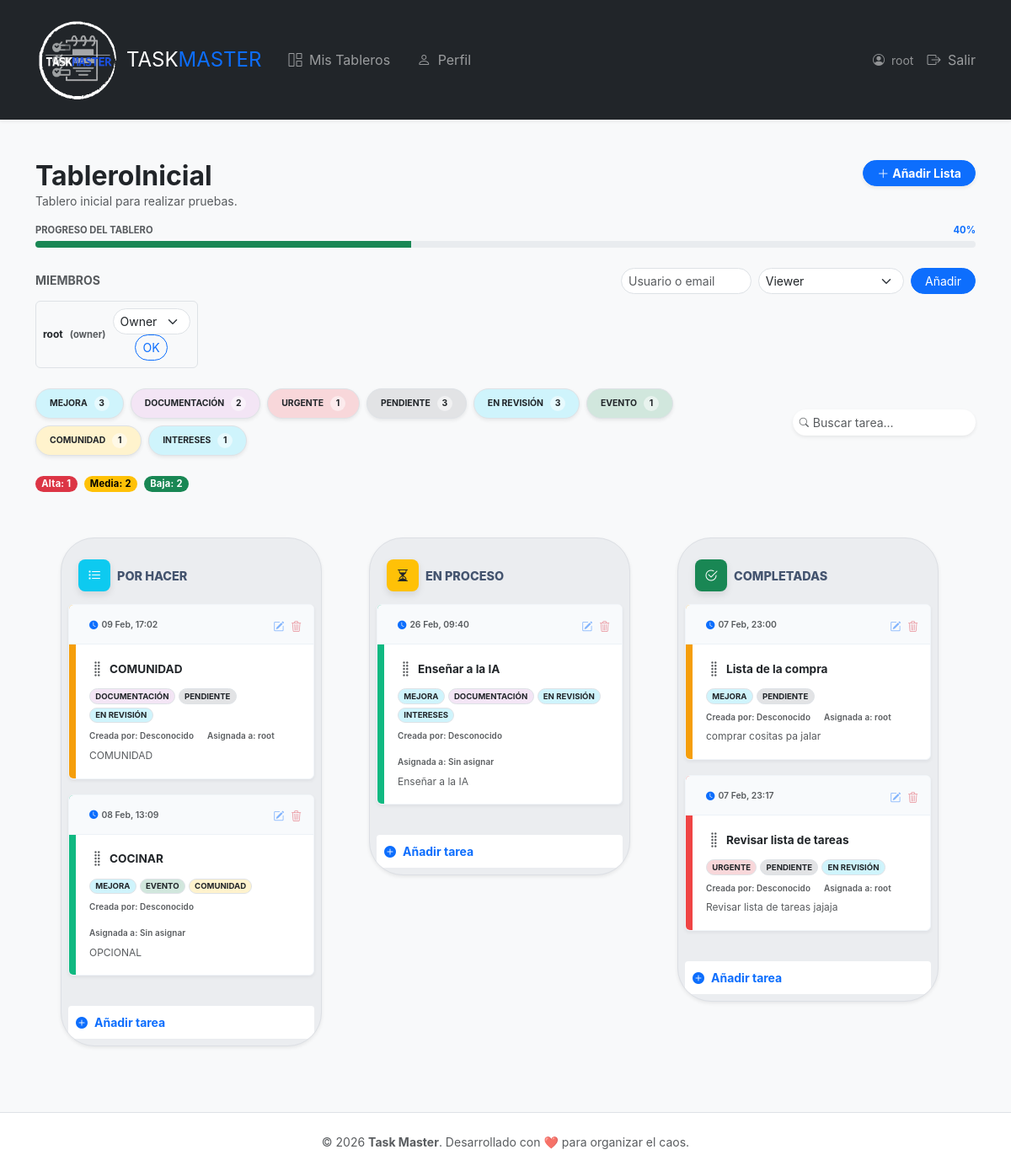
Before: /boards/1/ (signed in) with the older database file.
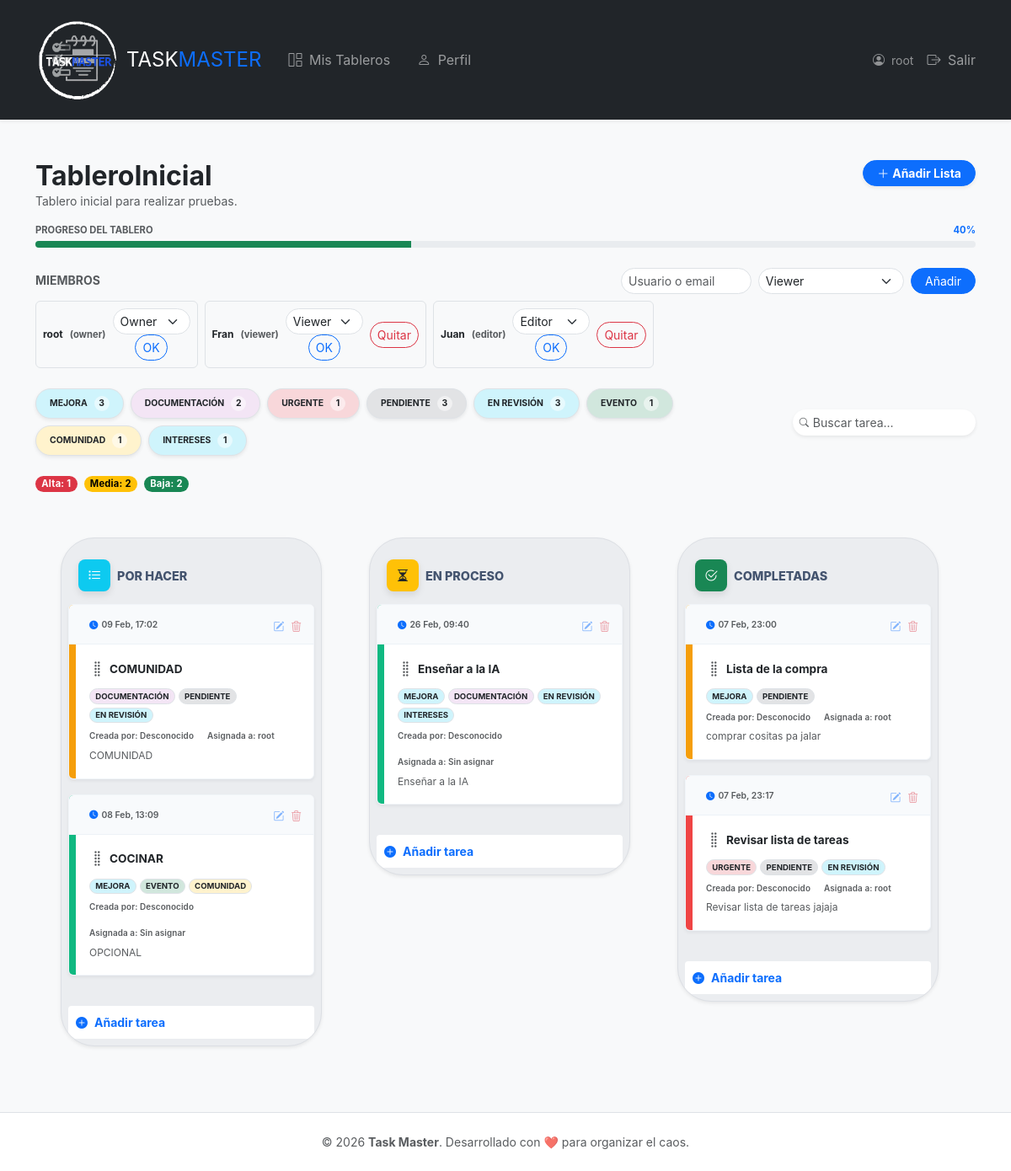
After: the same page with the newer database file.
### boards/models.py (models this page shows, shortened)
class BoardMembership(models.Model):
    ROLE_CHOICES = [
        ("owner", "Owner"),
        ("editor", "Editor"),
        ("viewer", "Viewer"),
    ]
    board = models.ForeignKey(Board, on_delete=models.CASCADE, related_name="memberships")
    user = models.ForeignKey(User, on_delete=models.CASCADE, related_name="board_memberships")
    role = models.CharField(max_length=10, choices=ROLE_CHOICES, default="viewer")
    created_at = models.DateTimeField(auto_now_add=True)
    class Meta:
        unique_together = ("board", "user")

class Tag(models.Model):
    COLOR_CHOICES = [
        ("#d1e7dd", "Verde"),
        ("#f8d7da", "Rojo"),
        ("#fff3cd", "Amarillo"),
        ("#cff4fc", "Azul"),
        ("#e2e3e5", "Gris"),
        ("#f3e5f5", "Morado"),
    ]
    name = models.CharField(max_length=50)
    color = models.CharField(max_length=7, choices=COLOR_CHOICES, default="#cff4fc")

class TaskList(models.Model):
    board = models.ForeignKey(Board, on_delete=models.CASCADE, related_name="lists")
    title = models.CharField(max_length=100)
    position = models.PositiveIntegerField(default=0)  # Para el orden visual
    class Meta:
        ordering = ["position"]

class Task(models.Model):
    PRIORITY_CHOICES = [
        ("low", "Baja"),
        ("medium", "Media"),
        ("high", "Alta"),
    ]
    task_list = models.ForeignKey(
        TaskList, on_delete=models.CASCADE, related_name="tasks"
    )
    title = models.CharField(max_length=200)
    description = models.TextField(blank=True)
    assigned_to = models.ForeignKey(
        User,
        on_delete=models.SET_NULL,
        null=True,
        blank=True,
        related_name="assigned_tasks",
    )
    created_by = models.ForeignKey(
        User,
        on_delete=models.SET_NULL,
        null=True,
        blank=True,
        related_name="created_tasks",
    )
    priority = models.CharField(
        max_length=10, choices=PRIORITY_CHOICES, default="medium"
    )
    due_date = models.DateTimeField(null=True, blank=True)
    position = models.PositiveIntegerField(default=0)
    created_at = models.DateTimeField(auto_now_add=True)
    tags = models.ManyToManyField(Tag, blank=True, related_name="tasks")
    class Meta:
        ordering = ["position"]

### boards/views.py (the view)
# urls.py: path("<int:pk>/", views.BoardDetailView.as_view(), name="board_detail"),
class BoardDetailView(LoginRequiredMixin, DetailView):
    model = Board
    template_name = "boards/board_detail.html"
    context_object_name = "board"
    def get_object(self, queryset=None):
        board = super().get_object(queryset)
        if not BoardMembership.objects.filter(
            board=board, user=self.request.user
        ).exists():
            raise PermissionDenied
        return board
    def get_context_data(self, **kwargs):
        context = super().get_context_data(**kwargs)
        board = self.get_object()
        active_tag_id = self.request.GET.get("tag")
        tasks_queryset = Task.objects.all()
        if active_tag_id:
            tasks_queryset = tasks_queryset.filter(tags__id=active_tag_id)
            context["active_tag"] = get_object_or_404(Tag, id=active_tag_id)
        lists_with_filtered_tasks = board.lists.prefetch_related(
            Prefetch("tasks", queryset=tasks_queryset.order_by("position"))
        )
        all_tasks = Task.objects.filter(task_list__board=board)
        total_count = all_tasks.count()
        done_tasks = all_tasks.filter(
            Q(task_list__title__icontains="hecho")
            | Q(task_list__title__icontains="terminado")
            | Q(task_list__title__icontains="done")
            | Q(task_list__title__icontains="completa")
            | Q(task_list__title__icontains="finalizada")
        ).count()
        progress = int((done_tasks / total_count) * 100) if total_count > 0 else 0
        context["board_lists"] = lists_with_filtered_tasks
        context["progress"] = progress
        context["done_tasks"] = done_tasks
        context["total_tasks"] = (
            total_count  # Corregido: antes intentabas usar total_tasks sin definirlo
        )
        membership = BoardMembership.objects.filter(
            board=board, user=self.request.user
        ).first()
        context["user_role"] = membership.role if membership else None
        context["memberships"] = board.memberships.select_related("user").all()
        context["board_tags"] = (
            Tag.objects.filter(tasks__task_list__board=board)
            .annotate(num_tasks=Count("tasks", filter=Q(tasks__task_list__board=board)))
            .distinct()
        )
        context["tags"] = Tag.objects.all()
        context["users"] = User.objects.all()
        return context

### templates/boards/board_detail.html (shortened to what the changed rows need)
{% extends "layout.html" %}
{% load static %}
{% block content %}
<div class="mb-4">
    <div class="d-flex justify-content-between align-items-start mb-2">
        <div>
            <h2 class="fw-bold text-dark mb-0">{{ board.title }}</h2>
        </div>
    </div>
    <div class="mb-4">
        <div class="d-flex flex-wrap gap-2">
            {% for m in memberships %}
            <div class="badge bg-light text-dark border d-flex align-items-center gap-2 p-2">
                <span class="fw-bold">{{ m.user.username }}</span>
                <span class="text-muted extra-small">({{ m.role }})</span>
                {% if user_role == "owner" %}
                <form method="post" action="{% url 'boards:update_member_role' board.id m.id %}">
                    <select name="role" class="form-select form-select-sm rounded-pill">
                        <option value="viewer" {% if m.role == "viewer" %}selected{% endif %}>Viewer</option>
                        <option value="editor" {% if m.role == "editor" %}selected{% endif %}>Editor</option>
                        <option value="owner" {% if m.role == "owner" %}selected{% endif %}>Owner</option>
                    </select>
                    <button type="submit" class="btn btn-sm btn-outline-primary rounded-pill px-2">OK</button>
                </form>
                {% if m.user_id != board.owner_id %}
                <form method="post" action="{% url 'boards:remove_member' board.id m.id %}">
                    <button type="submit" class="btn btn-sm btn-outline-danger rounded-pill px-2">Quitar</button>
                </form>
                {% endif %}
                {% endif %}
            </div>
            {% endfor %}
        </div>
    </div>
    <div class="d-flex flex-column flex-md-row justify-content-between align-items-md-center gap-3 mb-4">
        <div class="d-flex flex-wrap gap-2 align-items-center">
            {% for tag in board_tags %}
            <a href="?tag={{ tag.id }}" class="badge rounded-pill border text-decoration-none text-dark d-flex align-items-center px-3 py-2 shadow-sm" style="background-color: {{ tag.color }}; font-size: 0.65rem;">
                <span class="fw-bold me-2">{{ tag.name|upper }}</span>
                <span class="bg-white bg-opacity-50 rounded-circle d-flex align-items-center justify-content-center" style="width: 18px; height: 18px;">{{ tag.num_tasks }}</span>
            </a>
            {% endfor %}
        </div>
    </div>
</div>
<div class="kanban-wrapper">
    {% for list in board_lists %}
    <div class="kanban-column shadow-sm"
         {% if 'hecho' in list.title|lower or 'termin' in list.title|lower or 'complet' in list.title|lower or 'finaliz' in list.title|lower %}data-is-done="true"{% endif %}>
        <div class="kanban-column-header">
            <div class="d-flex align-items-center">
                {% if 'por hacer' in list.title|lower or 'pendiente' in list.title|lower %}
                    <div class="icon-box rounded-3 me-2 d-flex align-items-center justify-content-center text-white bg-info">
                        <i class="bi bi-list-task"></i>
                    </div>
                {% elif 'proceso' in list.title|lower or 'curso' in list.title|lower %}
                    <div class="icon-box rounded-3 me-2 d-flex align-items-center justify-content-center text-dark bg-warning">
                        <i class="bi bi-hourglass-split"></i>
                    </div>
                {% elif 'hecho' in list.title|lower or 'termin' in list.title|lower or 'complet' in list.title|lower %}
                    <div class="icon-box rounded-3 me-2 d-flex align-items-center justify-content-center text-white bg-success">
                        <i class="bi bi-check2-circle"></i>
                    </div>
                {% else %}
                    <div class="icon-box rounded-3 me-2 d-flex align-items-center justify-content-center text-white bg-primary">
                        <i class="bi bi-list-task"></i>
                    </div>
                {% endif %}
                <h6 class="column-title mb-0">{{ list.title|upper }}</h6>
            </div>
        </div>
        <div class="tasks-container px-2">
            {% for task in list.tasks.all %}
            <div class="task-card prio-{{ task.priority }}"
                data-taskid="{{ task.id }}" data-title="{{ task.title }}" data-desc="{{ task.description|default:'' }}"
                data-prio="{{ task.priority }}" data-date="{{ task.due_date|date:'Y-m-d\TH:i' }}" data-assigned="{{ task.assigned_to_id|default:'' }}"
                data-tags="{% for tag in task.tags.all %}{{ tag.id }}{% if not forloop.last %},{% endif %}{% endfor %}">
                <div class="task-card-header">
                    <div class="d-flex align-items-center text-muted" style="font-size: 0.65rem; font-weight: 600;">
                        <i class="bi bi-clock-fill me-1 text-primary"></i>
                        <span>{{ task.due_date|date:"d M, H:i"|default:"SIN FECHA" }}</span>
                    </div>
                    <div class="d-flex gap-2">
                        {% if user_role != "viewer" %}
                        <button class="btn-edit-task text-primary p-0 border-0 bg-transparent opacity-50" data-bs-toggle="modal" data-bs-target="#taskModal">
                            <i class="bi bi-pencil-square" style="font-size: 0.8rem;"></i>
                        </button>
                        <form action="{% url 'boards:delete_task' task.id %}" method="post" onsubmit="return confirm('¿Borrar tarea?');">
                            <button type="submit" class="btn-delete-task text-danger p-0 border-0 bg-transparent opacity-50">
                                <i class="bi bi-trash3" style="font-size: 0.8rem;"></i>
                            </button>
                        </form>
                        {% endif %}
                    </div>
                </div>
                <div class="task-card-body">
                    <div class="d-flex align-items-center mb-2">
                        <i class="bi bi-grip-vertical text-muted fs-5 me-1 task-grip"></i>
                        <h6 class="task-title mb-0 fw-bold text-dark" style="font-size: 0.85rem; cursor: pointer;">{{ task.title }}</h6>
                    </div>
                    <div class="task-tags d-flex flex-wrap gap-1 mb-2">
                        {% for tag in task.tags.all %}
                        <span class="badge rounded-pill border text-dark" style="background-color: {{ tag.color }}; font-size: 0.6rem;">{{ tag.name|upper }}</span>
                        {% endfor %}
                    </div>
                    <div class="task-meta d-flex flex-wrap gap-3 text-muted mb-2">
                        <span>Creada por: {{ task.created_by.username|default:"Desconocido" }}</span>
                        <span>Asignada a: {{ task.assigned_to.username|default:"Sin asignar" }}</span>
                    </div>
                    {% if task.description %}
                    <p class="text-muted mb-0 text-truncate-2" style="font-size: 0.75rem; line-height: 1.4;">{{ task.description }}</p>
                    {% endif %}
                </div>
            </div>
            {% endfor %}
        </div>
        <div class="p-2 mt-auto">
            {% if user_role != "viewer" %}
            <button class="btn btn-sm w-100 text-start open-task-modal border-dashed py-2 fw-bold text-primary bg-white"
                    data-bs-toggle="modal" data-bs-target="#taskModal" data-listid="{{ list.id }}">
                <i class="bi bi-plus-circle-fill me-2"></i>Añadir tarea
            </button>
            {% endif %}
        </div>
    </div>
    {% endfor %}
</div>
{% endblock %}

Changed rows visible on the page:
added BoardMembership: user.username "Fran", role "viewer", role "Viewer", shows "Quitar"
added BoardMembership: user.username "Juan", role "editor", role "Editor", shows "Quitar"
